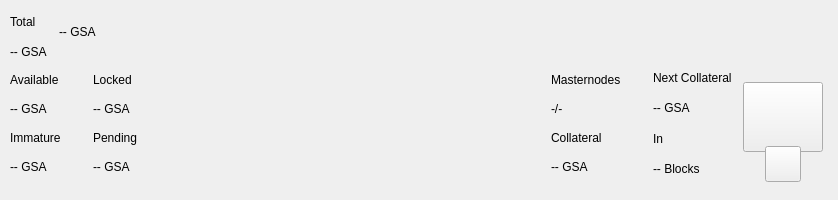
<?xml version="1.0" encoding="UTF-8"?>
<ui version="4.0">
 <class>TopBar</class>
 <widget class="QWidget" name="TopBar">
  <property name="geometry">
   <rect>
    <x>0</x>
    <y>0</y>
    <width>838</width>
    <height>200</height>
   </rect>
  </property>
  <property name="minimumSize">
   <size>
    <width>0</width>
    <height>200</height>
   </size>
  </property>
  <property name="maximumSize">
   <size>
    <width>16777215</width>
    <height>200</height>
   </size>
  </property>
  <property name="windowTitle">
   <string>Form</string>
  </property>
  <layout class="QVBoxLayout" name="verticalLayout_10" stretch="0">
   <property name="spacing">
    <number>0</number>
   </property>
   <property name="leftMargin">
    <number>0</number>
   </property>
   <property name="topMargin">
    <number>0</number>
   </property>
   <property name="rightMargin">
    <number>0</number>
   </property>
   <property name="bottomMargin">
    <number>0</number>
   </property>
   <item>
    <widget class="PFBorderImage" name="containerTop">
     <layout class="QVBoxLayout" name="verticalLayout_11">
      <property name="spacing">
       <number>0</number>
      </property>
      <property name="leftMargin">
       <number>0</number>
      </property>
      <property name="topMargin">
       <number>0</number>
      </property>
      <property name="rightMargin">
       <number>0</number>
      </property>
      <property name="bottomMargin">
       <number>0</number>
      </property>
      <item>
       <widget class="QWidget" name="top_container_2" native="true">
        <property name="minimumSize">
         <size>
          <width>0</width>
          <height>65</height>
         </size>
        </property>
        <layout class="QHBoxLayout" name="top_container">
         <property name="spacing">
          <number>0</number>
         </property>
         <property name="leftMargin">
          <number>10</number>
         </property>
         <property name="topMargin">
          <number>0</number>
         </property>
         <property name="rightMargin">
          <number>10</number>
         </property>
         <property name="bottomMargin">
          <number>0</number>
         </property>
         <item>
          <layout class="QHBoxLayout" name="horizontalLayout_4">
           <property name="spacing">
            <number>12</number>
           </property>
           <property name="rightMargin">
            <number>0</number>
           </property>
           <item>
            <widget class="QWidget" name="widgetAmount" native="true">
             <layout class="QVBoxLayout" name="verticalLayout_2">
              <property name="spacing">
               <number>2</number>
              </property>
              <property name="leftMargin">
               <number>0</number>
              </property>
              <property name="topMargin">
               <number>8</number>
              </property>
              <property name="rightMargin">
               <number>0</number>
              </property>
              <property name="bottomMargin">
               <number>0</number>
              </property>
              <item>
               <widget class="QLabel" name="labelTitle1">
                <property name="text">
                 <string>Total</string>
                </property>
               </widget>
              </item>
              <item>
               <widget class="QLabel" name="labelAmountPiv">
                <property name="text">
                 <string notr="true">-- GSA</string>
                </property>
               </widget>
              </item>
             </layout>
            </widget>
           </item>
           <item alignment="Qt::AlignVCenter">
            <widget class="QWidget" name="widgetTopAmount" native="true">
             <property name="sizePolicy">
              <sizepolicy hsizetype="Preferred" vsizetype="Maximum">
               <horstretch>0</horstretch>
               <verstretch>0</verstretch>
              </sizepolicy>
             </property>
             <layout class="QHBoxLayout" name="horizontalLayout_5">
              <property name="spacing">
               <number>0</number>
              </property>
              <property name="leftMargin">
               <number>0</number>
              </property>
              <property name="topMargin">
               <number>0</number>
              </property>
              <property name="rightMargin">
               <number>0</number>
              </property>
              <property name="bottomMargin">
               <number>0</number>
              </property>
              <item alignment="Qt::AlignTop">
               <widget class="QLabel" name="labelAmountTopPiv">
                <property name="minimumSize">
                 <size>
                  <width>0</width>
                  <height>36</height>
                 </size>
                </property>
                <property name="styleSheet">
                 <string notr="true">padding:0px;margin:0px;</string>
                </property>
                <property name="text">
                 <string notr="true">-- GSA</string>
                </property>
               </widget>
              </item>
             </layout>
            </widget>
           </item>
           <item>
            <spacer name="horizontalSpacer">
             <property name="orientation">
              <enum>Qt::Horizontal</enum>
             </property>
             <property name="sizeHint" stdset="0">
              <size>
               <width>40</width>
               <height>20</height>
              </size>
             </property>
            </spacer>
           </item>
           <item alignment="Qt::AlignRight">
            <widget class="QWidget" name="layoutSync" native="true">
             <property name="minimumSize">
              <size>
               <width>0</width>
               <height>36</height>
              </size>
             </property>
             <property name="maximumSize">
              <size>
               <width>16777215</width>
               <height>36</height>
              </size>
             </property>
             <layout class="QVBoxLayout" name="verticalLayout_9">
              <property name="leftMargin">
               <number>0</number>
              </property>
              <property name="topMargin">
               <number>0</number>
              </property>
              <property name="rightMargin">
               <number>0</number>
              </property>
              <property name="bottomMargin">
               <number>0</number>
              </property>
              <item>
               <widget class="ExpandableButton" name="pushButtonSync" native="true">
                <property name="minimumSize">
                 <size>
                  <width>36</width>
                  <height>36</height>
                 </size>
                </property>
                <property name="maximumSize">
                 <size>
                  <width>16777215</width>
                  <height>36</height>
                 </size>
                </property>
               </widget>
              </item>
             </layout>
            </widget>
           </item>
           <item>
            <widget class="ExpandableButton" name="pushButtonHDUpgrade" native="true">
             <property name="minimumSize">
              <size>
               <width>36</width>
               <height>36</height>
              </size>
             </property>
             <property name="maximumSize">
              <size>
               <width>16777215</width>
               <height>36</height>
              </size>
             </property>
            </widget>
           </item>
           <item>
            <widget class="ExpandableButton" name="pushButtonStack" native="true">
             <property name="minimumSize">
              <size>
               <width>36</width>
               <height>36</height>
              </size>
             </property>
             <property name="maximumSize">
              <size>
               <width>16777215</width>
               <height>36</height>
              </size>
             </property>
            </widget>
           </item>
           <item>
            <widget class="ExpandableButton" name="pushButtonConf" native="true">
             <property name="minimumSize">
              <size>
               <width>36</width>
               <height>36</height>
              </size>
             </property>
             <property name="maximumSize">
              <size>
               <width>16777215</width>
               <height>36</height>
              </size>
             </property>
            </widget>
           </item>
           <item>
            <widget class="ExpandableButton" name="pushButtonMasternodes" native="true">
             <property name="minimumSize">
              <size>
               <width>36</width>
               <height>36</height>
              </size>
             </property>
             <property name="maximumSize">
              <size>
               <width>16777215</width>
               <height>36</height>
              </size>
             </property>
            </widget>
           </item>
           <item>
            <widget class="ExpandableButton" name="pushButtonConsole" native="true">
             <property name="minimumSize">
              <size>
               <width>36</width>
               <height>36</height>
              </size>
             </property>
             <property name="maximumSize">
              <size>
               <width>16777215</width>
               <height>36</height>
              </size>
             </property>
            </widget>
           </item>
           <item>
            <widget class="ExpandableButton" name="pushButtonConnection" native="true">
             <property name="minimumSize">
              <size>
               <width>36</width>
               <height>36</height>
              </size>
             </property>
             <property name="maximumSize">
              <size>
               <width>16777215</width>
               <height>36</height>
              </size>
             </property>
            </widget>
           </item>
           <item>
            <widget class="ExpandableButton" name="pushButtonTor" native="true">
             <property name="minimumSize">
              <size>
               <width>36</width>
               <height>36</height>
              </size>
             </property>
             <property name="maximumSize">
              <size>
               <width>16777215</width>
               <height>36</height>
              </size>
             </property>
            </widget>
           </item>
           <item>
            <widget class="ExpandableButton" name="pushButtonLock" native="true">
             <property name="sizePolicy">
              <sizepolicy hsizetype="Expanding" vsizetype="Expanding">
               <horstretch>0</horstretch>
               <verstretch>0</verstretch>
              </sizepolicy>
             </property>
             <property name="minimumSize">
              <size>
               <width>36</width>
               <height>0</height>
              </size>
             </property>
             <property name="maximumSize">
              <size>
               <width>16777215</width>
               <height>36</height>
              </size>
             </property>
            </widget>
           </item>
           <item>
            <widget class="ExpandableButton" name="pushButtonTheme" native="true">
             <property name="minimumSize">
              <size>
               <width>36</width>
               <height>36</height>
              </size>
             </property>
             <property name="maximumSize">
              <size>
               <width>16777215</width>
               <height>36</height>
              </size>
             </property>
            </widget>
           </item>
           <item>
            <widget class="ExpandableButton" name="pushButtonFAQ" native="true">
             <property name="minimumSize">
              <size>
               <width>36</width>
               <height>36</height>
              </size>
             </property>
             <property name="maximumSize">
              <size>
               <width>16777215</width>
               <height>36</height>
              </size>
             </property>
            </widget>
           </item>
          </layout>
         </item>
        </layout>
       </widget>
      </item>
      <item>
       <widget class="QWidget" name="bottom_container" native="true">
        <property name="minimumSize">
         <size>
          <width>0</width>
          <height>135</height>
         </size>
        </property>
        <layout class="QHBoxLayout" name="botton_container">
         <property name="leftMargin">
          <number>10</number>
         </property>
         <property name="topMargin">
          <number>0</number>
         </property>
         <property name="rightMargin">
          <number>10</number>
         </property>
         <property name="bottomMargin">
          <number>10</number>
         </property>
         <item>
          <layout class="QHBoxLayout" name="horizontalLayout_3">
           <property name="spacing">
            <number>0</number>
           </property>
           <property name="bottomMargin">
            <number>9</number>
           </property>
           <item>
            <layout class="QVBoxLayout" name="verticalLayout_7">
             <property name="spacing">
              <number>0</number>
             </property>
             <property name="leftMargin">
              <number>0</number>
             </property>
             <property name="rightMargin">
              <number>0</number>
             </property>
             <item>
              <layout class="QHBoxLayout" name="horizontalLayout_2">
               <property name="spacing">
                <number>0</number>
               </property>
               <item>
                <layout class="QVBoxLayout" name="verticalLayout_6">
                 <item>
                  <widget class="QLabel" name="labelTitle5">
                   <property name="text">
                    <string>Available</string>
                   </property>
                  </widget>
                 </item>
                 <item>
                  <widget class="QLabel" name="labelAvailablePiv">
                   <property name="text">
                    <string>-- GSA</string>
                   </property>
                  </widget>
                 </item>
                 <item>
                  <widget class="QLabel" name="labelTitle4">
                   <property name="text">
                    <string>Immature</string>
                   </property>
                  </widget>
                 </item>
                 <item>
                  <widget class="QLabel" name="labelImmaturePiv">
                   <property name="text">
                    <string notr="true">-- GSA</string>
                   </property>
                  </widget>
                 </item>
                </layout>
               </item>
               <item>
                <layout class="QVBoxLayout" name="verticalLayout_8">
                 <property name="leftMargin">
                  <number>32</number>
                 </property>
                 <item>
                  <widget class="QLabel" name="labelTitle6">
                   <property name="text">
                    <string>Locked</string>
                   </property>
                  </widget>
                 </item>
                 <item>
                  <widget class="QLabel" name="labelLockedPiv">
                   <property name="text">
                    <string>-- GSA</string>
                   </property>
                  </widget>
                 </item>
                 <item>
                  <widget class="QLabel" name="labelTitle3">
                   <property name="text">
                    <string>Pending</string>
                   </property>
                  </widget>
                 </item>
                 <item>
                  <widget class="QLabel" name="labelPendingPiv">
                   <property name="text">
                    <string notr="true">-- GSA</string>
                   </property>
                  </widget>
                 </item>
                </layout>
               </item>
              </layout>
             </item>
            </layout>
           </item>
          </layout>
         </item>
         <item>
          <spacer name="horizontalSpacer_2">
           <property name="orientation">
            <enum>Qt::Horizontal</enum>
           </property>
           <property name="sizeHint" stdset="0">
            <size>
             <width>40</width>
             <height>20</height>
            </size>
           </property>
          </spacer>
         </item>
         <item>
          <layout class="QHBoxLayout" name="horizontalLayout_6">
           <property name="spacing">
            <number>0</number>
           </property>
           <property name="rightMargin">
            <number>0</number>
           </property>
           <property name="bottomMargin">
            <number>9</number>
           </property>
           <item>
            <layout class="QVBoxLayout" name="verticalLayout_5">
             <item>
              <widget class="QLabel" name="labelMasternodesTitle">
               <property name="text">
                <string>Masternodes</string>
               </property>
              </widget>
             </item>
             <item>
              <widget class="QLabel" name="labelMasternodeCount">
               <property name="text">
                <string>-/-</string>
               </property>
              </widget>
             </item>
             <item>
              <widget class="QLabel" name="labelTitle8">
               <property name="text">
                <string>Collateral</string>
               </property>
              </widget>
             </item>
             <item>
              <widget class="QLabel" name="labelCollateralPiv">
               <property name="text">
                <string notr="true">-- GSA</string>
               </property>
              </widget>
             </item>
            </layout>
           </item>
           <item>
            <widget class="QWidget" name="widgetNextCollateral" native="true">
             <layout class="QVBoxLayout" name="verticalLayout_12">
              <property name="leftMargin">
               <number>32</number>
              </property>
              <property name="topMargin">
               <number>0</number>
              </property>
              <property name="rightMargin">
               <number>0</number>
              </property>
              <property name="bottomMargin">
               <number>0</number>
              </property>
              <item>
               <widget class="QLabel" name="labelNextMasternodesTitle">
                <property name="text">
                 <string>Next Collateral</string>
                </property>
               </widget>
              </item>
              <item>
               <widget class="QLabel" name="labelNextCollateralValue">
                <property name="text">
                 <string>-- GSA</string>
                </property>
               </widget>
              </item>
              <item>
               <widget class="QLabel" name="labelTitle9">
                <property name="text">
                 <string>In</string>
                </property>
               </widget>
              </item>
              <item>
               <widget class="QLabel" name="labelNextCollateralBlocks">
                <property name="text">
                 <string notr="true">-- Blocks</string>
                </property>
               </widget>
              </item>
             </layout>
            </widget>
           </item>
          </layout>
         </item>
         <item>
          <widget class="QWidget" name="qrContainer" native="true">
           <property name="sizePolicy">
            <sizepolicy hsizetype="Preferred" vsizetype="Minimum">
             <horstretch>0</horstretch>
             <verstretch>0</verstretch>
            </sizepolicy>
           </property>
           <property name="minimumSize">
            <size>
             <width>90</width>
             <height>110</height>
            </size>
           </property>
           <property name="maximumSize">
            <size>
             <width>90</width>
             <height>110</height>
            </size>
           </property>
           <layout class="QVBoxLayout" name="containerQR">
            <property name="spacing">
             <number>0</number>
            </property>
            <property name="leftMargin">
             <number>5</number>
            </property>
            <property name="topMargin">
             <number>10</number>
            </property>
            <property name="rightMargin">
             <number>5</number>
            </property>
            <property name="bottomMargin">
             <number>0</number>
            </property>
            <item>
             <widget class="QPushButton" name="btnQr">
              <property name="minimumSize">
               <size>
                <width>70</width>
                <height>70</height>
               </size>
              </property>
              <property name="maximumSize">
               <size>
                <width>16777215</width>
                <height>70</height>
               </size>
              </property>
              <property name="focusPolicy">
               <enum>Qt::NoFocus</enum>
              </property>
              <property name="text">
               <string/>
              </property>
              <property name="iconSize">
               <size>
                <width>70</width>
                <height>70</height>
               </size>
              </property>
             </widget>
            </item>
            <item>
             <spacer name="verticalSpacer">
              <property name="orientation">
               <enum>Qt::Vertical</enum>
              </property>
              <property name="sizeType">
               <enum>QSizePolicy::Fixed</enum>
              </property>
              <property name="sizeHint" stdset="0">
               <size>
                <width>20</width>
                <height>20</height>
               </size>
              </property>
             </spacer>
            </item>
            <item alignment="Qt::AlignHCenter|Qt::AlignBottom">
             <widget class="QPushButton" name="pushButtonQR">
              <property name="minimumSize">
               <size>
                <width>36</width>
                <height>36</height>
               </size>
              </property>
              <property name="maximumSize">
               <size>
                <width>36</width>
                <height>36</height>
               </size>
              </property>
              <property name="focusPolicy">
               <enum>Qt::NoFocus</enum>
              </property>
              <property name="text">
               <string/>
              </property>
             </widget>
            </item>
           </layout>
          </widget>
         </item>
        </layout>
       </widget>
      </item>
     </layout>
    </widget>
   </item>
  </layout>
 </widget>
 <customwidgets>
  <customwidget>
   <class>ExpandableButton</class>
   <extends>QWidget</extends>
   <header>qt/gsa/expandablebutton.h</header>
   <container>1</container>
  </customwidget>
  <customwidget>
   <class>PFBorderImage</class>
   <extends>QFrame</extends>
   <header>qt/gsa/pfborderimage.h</header>
   <container>1</container>
  </customwidget>
 </customwidgets>
 <resources/>
 <connections/>
</ui>
